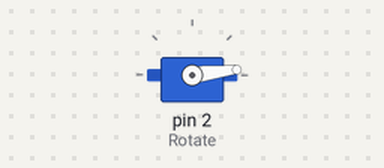
A sketch run on a simulated Arduino Uno, built with avr-gcc and run on an emulated ATmega328P. Parts: servo.

Above: at 0.05 s.
At 0.25 s:
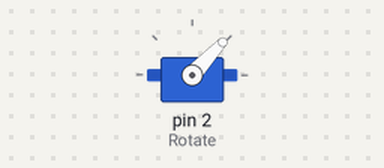
At 0.45 s:
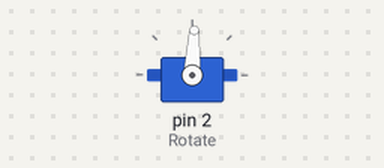
At 0.9 s:
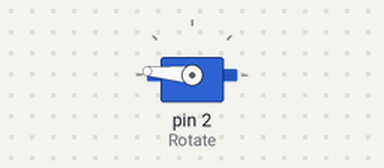
Timing chart, 0 to 3.0 s (numbered marks = the images above):
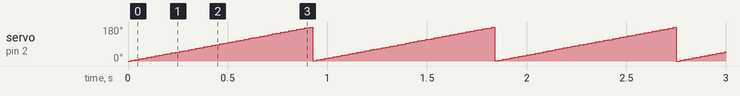

Measured:
- by itself, servo on pin 2 (Rotate): ramps from 0° to 180° and jumps back, once every 0.91 s

The sketch:

Servo_Basic.ino
```cpp
#include <Servo.h>
Servo Rotate;
int degree;
//RED = 5V
//BROWN = GND
//ORANGE = any

void setup() {
  // put your setup code here, to run once:
  Rotate.attach(2);
}

void loop() {
  // put your main code here, to run repeatedly:
  for(int i=0; i<= 180; i++){
    Rotate.write(i);
    delay(5);
  }
}
```
